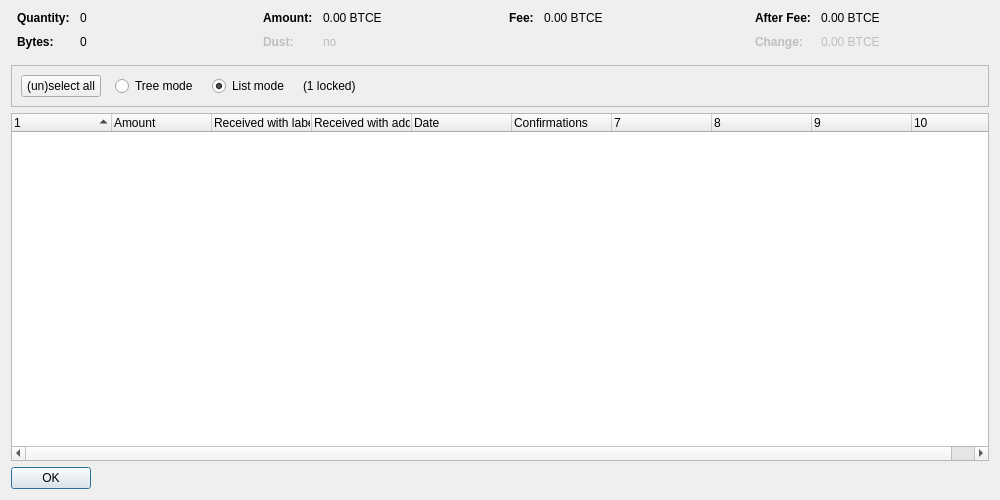
<?xml version="1.0" encoding="UTF-8"?>
<ui version="4.0">
 <class>CoinControlDialog</class>
 <widget class="QDialog" name="CoinControlDialog">
  <property name="geometry">
   <rect>
    <x>0</x>
    <y>0</y>
    <width>1000</width>
    <height>500</height>
   </rect>
  </property>
  <property name="windowTitle">
   <string>Coin Selection</string>
  </property>
  <layout class="QVBoxLayout" name="verticalLayout">
   <item>
    <layout class="QHBoxLayout" name="horizontalLayoutTop" stretch="0,0,0,0">
     <property name="topMargin">
      <number>0</number>
     </property>
     <property name="bottomMargin">
      <number>10</number>
     </property>
     <item>
      <layout class="QFormLayout" name="formLayoutCoinControl1">
       <property name="horizontalSpacing">
        <number>10</number>
       </property>
       <property name="verticalSpacing">
        <number>10</number>
       </property>
       <property name="leftMargin">
        <number>6</number>
       </property>
       <property name="rightMargin">
        <number>6</number>
       </property>
       <item row="0" column="0">
        <widget class="QLabel" name="labelCoinControlQuantityText">
         <property name="font">
          <font>
           <weight>75</weight>
           <bold>true</bold>
          </font>
         </property>
         <property name="text">
          <string>Quantity:</string>
         </property>
        </widget>
       </item>
       <item row="0" column="1">
        <widget class="QLabel" name="labelCoinControlQuantity">
         <property name="cursor">
          <cursorShape>IBeamCursor</cursorShape>
         </property>
         <property name="contextMenuPolicy">
          <enum>Qt::ActionsContextMenu</enum>
         </property>
         <property name="text">
          <string notr="true">0</string>
         </property>
         <property name="textInteractionFlags">
          <set>Qt::LinksAccessibleByMouse|Qt::TextSelectableByKeyboard|Qt::TextSelectableByMouse</set>
         </property>
        </widget>
       </item>
       <item row="1" column="0">
        <widget class="QLabel" name="labelCoinControlBytesText">
         <property name="font">
          <font>
           <weight>75</weight>
           <bold>true</bold>
          </font>
         </property>
         <property name="text">
          <string>Bytes:</string>
         </property>
        </widget>
       </item>
       <item row="1" column="1">
        <widget class="QLabel" name="labelCoinControlBytes">
         <property name="cursor">
          <cursorShape>IBeamCursor</cursorShape>
         </property>
         <property name="contextMenuPolicy">
          <enum>Qt::ActionsContextMenu</enum>
         </property>
         <property name="text">
          <string notr="true">0</string>
         </property>
         <property name="textInteractionFlags">
          <set>Qt::LinksAccessibleByMouse|Qt::TextSelectableByKeyboard|Qt::TextSelectableByMouse</set>
         </property>
        </widget>
       </item>
      </layout>
     </item>
     <item>
      <layout class="QFormLayout" name="formLayoutCoinControl2">
       <property name="horizontalSpacing">
        <number>10</number>
       </property>
       <property name="verticalSpacing">
        <number>10</number>
       </property>
       <property name="leftMargin">
        <number>6</number>
       </property>
       <property name="rightMargin">
        <number>6</number>
       </property>
       <item row="0" column="0">
        <widget class="QLabel" name="labelCoinControlAmountText">
         <property name="font">
          <font>
           <weight>75</weight>
           <bold>true</bold>
          </font>
         </property>
         <property name="text">
          <string>Amount:</string>
         </property>
        </widget>
       </item>
       <item row="0" column="1">
        <widget class="QLabel" name="labelCoinControlAmount">
         <property name="cursor">
          <cursorShape>IBeamCursor</cursorShape>
         </property>
         <property name="contextMenuPolicy">
          <enum>Qt::ActionsContextMenu</enum>
         </property>
         <property name="text">
          <string notr="true">0.00 BTCE</string>
         </property>
         <property name="textInteractionFlags">
          <set>Qt::LinksAccessibleByMouse|Qt::TextSelectableByKeyboard|Qt::TextSelectableByMouse</set>
         </property>
        </widget>
       </item>
       <item row="1" column="0">
        <widget class="QLabel" name="labelCoinControlLowOutputText">
         <property name="enabled">
          <bool>false</bool>
         </property>
         <property name="font">
          <font>
           <weight>75</weight>
           <bold>true</bold>
          </font>
         </property>
         <property name="text">
          <string>Dust:</string>
         </property>
        </widget>
       </item>
       <item row="1" column="1">
        <widget class="QLabel" name="labelCoinControlLowOutput">
         <property name="enabled">
          <bool>false</bool>
         </property>
         <property name="cursor">
          <cursorShape>IBeamCursor</cursorShape>
         </property>
         <property name="contextMenuPolicy">
          <enum>Qt::ActionsContextMenu</enum>
         </property>
         <property name="text">
          <string notr="true">no</string>
         </property>
         <property name="textInteractionFlags">
          <set>Qt::LinksAccessibleByMouse|Qt::TextSelectableByKeyboard|Qt::TextSelectableByMouse</set>
         </property>
        </widget>
       </item>
      </layout>
     </item>
     <item>
      <layout class="QFormLayout" name="formLayoutCoinControl3">
       <property name="horizontalSpacing">
        <number>10</number>
       </property>
       <property name="verticalSpacing">
        <number>10</number>
       </property>
       <property name="leftMargin">
        <number>6</number>
       </property>
       <property name="rightMargin">
        <number>6</number>
       </property>
       <item row="0" column="0">
        <widget class="QLabel" name="labelCoinControlFeeText">
         <property name="font">
          <font>
           <weight>75</weight>
           <bold>true</bold>
          </font>
         </property>
         <property name="text">
          <string>Fee:</string>
         </property>
        </widget>
       </item>
       <item row="0" column="1">
        <widget class="QLabel" name="labelCoinControlFee">
         <property name="cursor">
          <cursorShape>IBeamCursor</cursorShape>
         </property>
         <property name="contextMenuPolicy">
          <enum>Qt::ActionsContextMenu</enum>
         </property>
         <property name="text">
          <string notr="true">0.00 BTCE</string>
         </property>
         <property name="textInteractionFlags">
          <set>Qt::LinksAccessibleByMouse|Qt::TextSelectableByKeyboard|Qt::TextSelectableByMouse</set>
         </property>
        </widget>
       </item>
      </layout>
     </item>
     <item>
      <layout class="QFormLayout" name="formLayoutCoinControl4">
       <property name="horizontalSpacing">
        <number>10</number>
       </property>
       <property name="verticalSpacing">
        <number>10</number>
       </property>
       <property name="leftMargin">
        <number>6</number>
       </property>
       <property name="rightMargin">
        <number>6</number>
       </property>
       <item row="0" column="0">
        <widget class="QLabel" name="labelCoinControlAfterFeeText">
         <property name="font">
          <font>
           <weight>75</weight>
           <bold>true</bold>
          </font>
         </property>
         <property name="text">
          <string>After Fee:</string>
         </property>
        </widget>
       </item>
       <item row="0" column="1">
        <widget class="QLabel" name="labelCoinControlAfterFee">
         <property name="cursor">
          <cursorShape>IBeamCursor</cursorShape>
         </property>
         <property name="contextMenuPolicy">
          <enum>Qt::ActionsContextMenu</enum>
         </property>
         <property name="text">
          <string notr="true">0.00 BTCE</string>
         </property>
         <property name="textInteractionFlags">
          <set>Qt::LinksAccessibleByMouse|Qt::TextSelectableByKeyboard|Qt::TextSelectableByMouse</set>
         </property>
        </widget>
       </item>
       <item row="1" column="0">
        <widget class="QLabel" name="labelCoinControlChangeText">
         <property name="enabled">
          <bool>false</bool>
         </property>
         <property name="font">
          <font>
           <weight>75</weight>
           <bold>true</bold>
          </font>
         </property>
         <property name="text">
          <string>Change:</string>
         </property>
        </widget>
       </item>
       <item row="1" column="1">
        <widget class="QLabel" name="labelCoinControlChange">
         <property name="enabled">
          <bool>false</bool>
         </property>
         <property name="cursor">
          <cursorShape>IBeamCursor</cursorShape>
         </property>
         <property name="contextMenuPolicy">
          <enum>Qt::ActionsContextMenu</enum>
         </property>
         <property name="text">
          <string notr="true">0.00 BTCE</string>
         </property>
         <property name="textInteractionFlags">
          <set>Qt::LinksAccessibleByMouse|Qt::TextSelectableByKeyboard|Qt::TextSelectableByMouse</set>
         </property>
        </widget>
       </item>
      </layout>
     </item>
    </layout>
   </item>
   <item>
    <widget class="QFrame" name="frame">
     <property name="minimumSize">
      <size>
       <width>0</width>
       <height>40</height>
      </size>
     </property>
     <property name="frameShape">
      <enum>QFrame::StyledPanel</enum>
     </property>
     <property name="frameShadow">
      <enum>QFrame::Sunken</enum>
     </property>
     <layout class="QHBoxLayout" name="horizontalLayout">
      <item>
       <layout class="QHBoxLayout" name="horizontalLayoutPanel" stretch="0,0,0,0,0">
        <property name="spacing">
         <number>14</number>
        </property>
        <item>
         <widget class="QPushButton" name="pushButtonSelectAll">
          <property name="sizePolicy">
           <sizepolicy hsizetype="Maximum" vsizetype="Fixed">
            <horstretch>0</horstretch>
            <verstretch>0</verstretch>
           </sizepolicy>
          </property>
          <property name="text">
           <string>(un)select all</string>
          </property>
          <property name="autoDefault">
           <bool>false</bool>
          </property>
         </widget>
        </item>
        <item>
         <widget class="QRadioButton" name="radioTreeMode">
          <property name="sizePolicy">
           <sizepolicy hsizetype="Maximum" vsizetype="Fixed">
            <horstretch>0</horstretch>
            <verstretch>0</verstretch>
           </sizepolicy>
          </property>
          <property name="text">
           <string>Tree mode</string>
          </property>
         </widget>
        </item>
        <item>
         <widget class="QRadioButton" name="radioListMode">
          <property name="sizePolicy">
           <sizepolicy hsizetype="Maximum" vsizetype="Fixed">
            <horstretch>0</horstretch>
            <verstretch>0</verstretch>
           </sizepolicy>
          </property>
          <property name="text">
           <string>List mode</string>
          </property>
          <property name="checked">
           <bool>true</bool>
          </property>
         </widget>
        </item>
        <item>
         <widget class="QLabel" name="labelLocked">
          <property name="text">
           <string notr="true">(1 locked)</string>
          </property>
         </widget>
        </item>
        <item>
         <spacer name="horizontalSpacer">
          <property name="orientation">
           <enum>Qt::Horizontal</enum>
          </property>
          <property name="sizeHint" stdset="0">
           <size>
            <width>40</width>
            <height>20</height>
           </size>
          </property>
         </spacer>
        </item>
       </layout>
      </item>
     </layout>
    </widget>
   </item>
   <item>
    <widget class="CoinControlTreeWidget" name="treeWidget">
     <property name="contextMenuPolicy">
      <enum>Qt::CustomContextMenu</enum>
     </property>
     <property name="sortingEnabled">
      <bool>false</bool>
     </property>
     <property name="columnCount">
      <number>10</number>
     </property>
     <attribute name="headerShowSortIndicator" stdset="0">
      <bool>true</bool>
     </attribute>
     <attribute name="headerStretchLastSection">
      <bool>false</bool>
     </attribute>
     <column>
      <property name="text">
       <string/>
      </property>
     </column>
     <column>
      <property name="text">
       <string>Amount</string>
      </property>
     </column>
     <column>
      <property name="text">
       <string>Received with label</string>
      </property>
     </column>
     <column>
      <property name="text">
       <string>Received with address</string>
      </property>
     </column>
     <column>
      <property name="text">
       <string>Date</string>
      </property>
     </column>
     <column>
      <property name="text">
       <string>Confirmations</string>
      </property>
      <property name="toolTip">
       <string>Confirmed</string>
      </property>
     </column>
     <column>
      <property name="text">
       <string/>
      </property>
     </column>
     <column>
      <property name="text">
       <string/>
      </property>
     </column>
     <column>
      <property name="text">
       <string/>
      </property>
     </column>
     <column>
      <property name="text">
       <string/>
      </property>
     </column>
    </widget>
   </item>
   <item>
    <widget class="QDialogButtonBox" name="buttonBox">
     <property name="sizePolicy">
      <sizepolicy hsizetype="Maximum" vsizetype="Fixed">
       <horstretch>0</horstretch>
       <verstretch>0</verstretch>
      </sizepolicy>
     </property>
     <property name="orientation">
      <enum>Qt::Horizontal</enum>
     </property>
     <property name="standardButtons">
      <set>QDialogButtonBox::Ok</set>
     </property>
    </widget>
   </item>
  </layout>
 </widget>
 <customwidgets>
  <customwidget>
   <class>CoinControlTreeWidget</class>
   <extends>QTreeWidget</extends>
   <header>qt/coincontroltreewidget.h</header>
  </customwidget>
 </customwidgets>
 <resources/>
 <connections/>
</ui>
